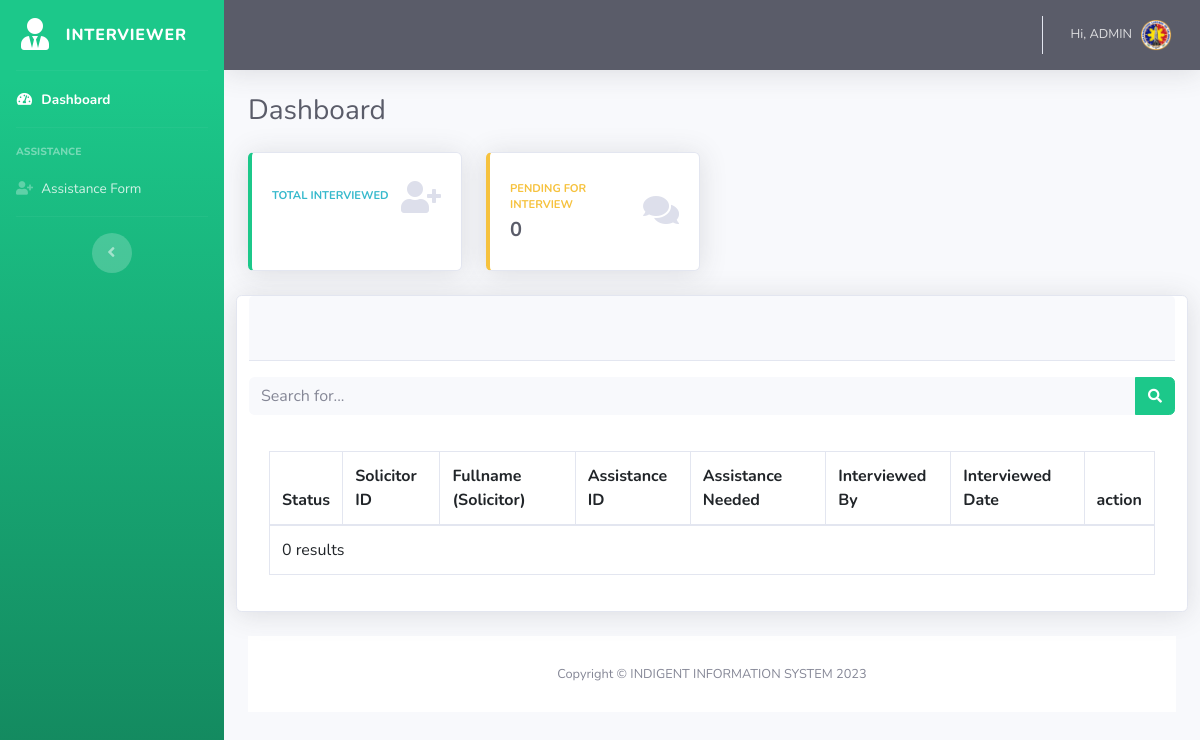
/IndigentInformationSystem/interviewer/interviewer_dashboard.php (signed in), run on an earlier commit of the app's database.
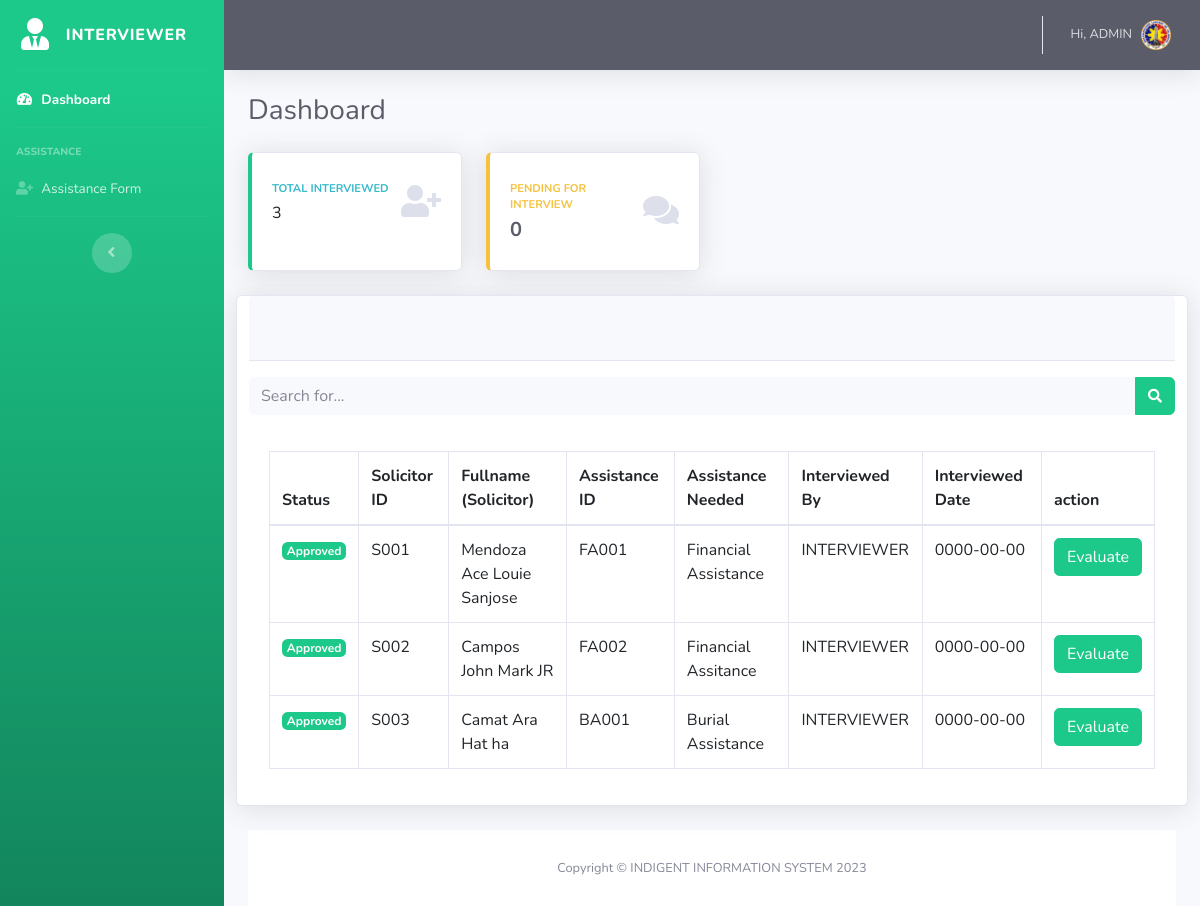
And on a later commit of the database.
### tables this page shows
CREATE TABLE `tbl_assistance` (
  `aid` int(10) NOT NULL,
  `assistance_ID` varchar(255) NOT NULL,
  `assistance_needed` varchar(255) NOT NULL,
  `reqDate` date DEFAULT NULL,
  `interviewed_by` varchar(255) NOT NULL,
  `interviewed_date` date NOT NULL,
  `verified_by` varchar(255) NOT NULL,
  `verified_date` date NOT NULL,
  `status` text NOT NULL,
  `interview_status` varchar(255) NOT NULL,
  `s_id` int(10) NOT NULL
);

CREATE TABLE `tblassistance_solicitor` (
  `s_id` int(255) NOT NULL,
  `solicitor_id` varchar(255) NOT NULL,
  `lastname_solicitor` text NOT NULL,
  `firstname_solicitor` text NOT NULL,
  `middlename_solicitor` text NOT NULL,
  `suffix` text NOT NULL,
  `age` int(22) NOT NULL,
  `civilstatus` text NOT NULL,
  `sex` text NOT NULL,
  `contactno` int(255) NOT NULL,
  `precinctno` int(55) NOT NULL,
  `address` varchar(255) NOT NULL
);

### IndigentInformationSystem/includes_interview/dashboardtbl.php (the view, shortened to what this page needs)
<?php
    $sql = "
        SELECT
            s.`s_id`,
            s.`solicitor_id`,
            s.`lastname_solicitor`,
            s.`firstname_solicitor`,
            s.`middlename_solicitor`,
            s.`suffix`,
            a.`interview_status`,
            a.`aid`,
            a.`assistance_ID`,
            a.`assistance_needed`,
            a.`interviewed_by`,
            a.`interviewed_date`
        FROM
            `tblassistance_solicitor` AS s
        INNER JOIN
            `tbl_assistance` AS a
        ON
            s.`s_id` = a.`s_id`
    ";
    $result = $connection->query($sql);
    if ($result->num_rows > 0) {
        while ($row = $result->fetch_assoc()) {
            echo "<tr>";
            if ($row['interview_status'] == "Approved") {
                echo "<td><span class='badge bg-success'>" . $row['interview_status'] . "</span></td>";
            } elseif ($row['interview_status'] == "Disapproved") {
                echo "<td><span class='badge bg-danger'>" . $row['interview_status'] . "</span></td>";
            } else {
                echo "<td><span class='badge bg-warning'>" . $row['interview_status'] . "</span></td>";
            }
            echo "<td>" . $row['solicitor_id'] . "</td>";
            echo "<td>" . $row['lastname_solicitor'] . " " . $row['firstname_solicitor'] . " " . $row['middlename_solicitor'] . " " . $row['suffix'] . "</td>";
            echo "<td>" . $row['assistance_ID'] . "</td>";
            echo "<td>" . $row['assistance_needed'] . "</td>";
            echo "<td>" . $row['interviewed_by'] . "</td>";
            echo "<td>" . $row['interviewed_date'] . "</td>";
            echo "<td><button type='button' name='btnUpdate' id='" . $row['s_id'] . "' class='btn btn-success'>Evaluate</button></td>";
            echo "</tr>";
        }
    } else {
        echo "<tr><td colspan='8'>0 results</td></tr>";
    }
?>

### IndigentInformationSystem/includes_interview/status_proceed.php (shortened to what this page needs)
<?php
$query = "
    SELECT
        a.`interview_status`,
        COUNT(*) AS status_count
    FROM
        `tblassistance_solicitor` AS s
    INNER JOIN
        `tbl_assistance` AS a
    ON
        s.`s_id` = a.`s_id`
    WHERE
        a.`interview_status` = 'Approved'
    GROUP BY
        a.`interview_status`
";
$result = $connection->query($query);
while ($row = $result->fetch_assoc()) {
    $statusCount = $row['status_count'];
    echo $statusCount;
}
?>

What changed in the data, as far as the page shows it:
added tbl_assistance: interview_status "Approved", s.solicitor_id "S001", s.lastname_solicitor "Mendoza", s.firstname_solicitor "Ace Louie", s.middlename_solicitor "Sanjose", assistance_ID "FA001", assistance_needed "Financial Assistance", interviewed_by "INTERVIEWER", interviewed_date "0000-00-00"
added tbl_assistance: interview_status "Approved", s.solicitor_id "S002", s.lastname_solicitor "Campos", s.firstname_solicitor "John Mark", s.suffix "JR", assistance_ID "FA002", assistance_needed "Financial Assitance", interviewed_by "INTERVIEWER", interviewed_date "0000-00-00"
added tbl_assistance: interview_status "Approved", s.solicitor_id "S003", s.lastname_solicitor "Camat", s.firstname_solicitor "Ara", s.middlename_solicitor "Hat", s.suffix "ha", assistance_ID "BA001", assistance_needed "Burial Assistance", interviewed_by "INTERVIEWER", interviewed_date "0000-00-00"
Also different on the page:
new list line: "3"
text no longer shown: "0 results"
